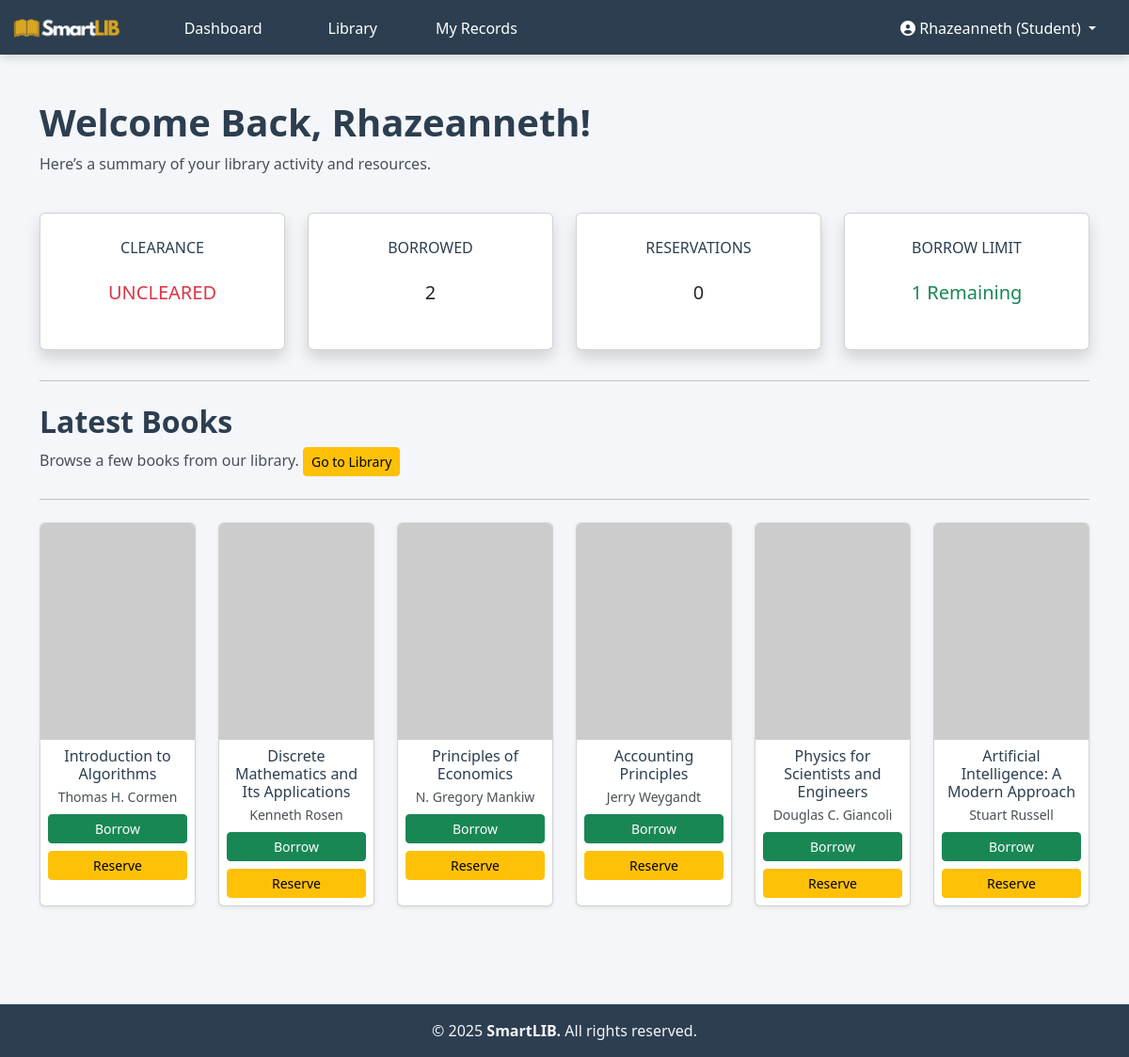
Page /views/student/dashboard.php (signed in) on the committed database.
### tables this page shows
CREATE TABLE `books` (
  `book_id` int(10) UNSIGNED NOT NULL,
  `isbn` varchar(50) DEFAULT NULL,
  `title` varchar(255) NOT NULL,
  `author` varchar(255) NOT NULL,
  `publisher` varchar(255) DEFAULT NULL,
  `year_published` int(4) DEFAULT NULL,
  `category_id` int(10) UNSIGNED NOT NULL,
  `description` text DEFAULT NULL,
  `price` decimal(6,2) NOT NULL DEFAULT 0.00,
  `copies_total` int(10) UNSIGNED NOT NULL DEFAULT 0,
  `copies_available` int(10) UNSIGNED NOT NULL DEFAULT 0,
  `target_user` enum('student','teacher','all') NOT NULL DEFAULT 'all',
  `status` enum('active','archive') DEFAULT 'active',
  `created_at` timestamp NOT NULL DEFAULT current_timestamp(),
  `updated_at` timestamp NOT NULL DEFAULT current_timestamp() ON UPDATE current_timestamp()
);

### config/Database.php (called while the page is built, shortened)
<?php
class Database {
    private $host = "localhost";
    private $username = "root";
    private $password = "";
    private $database = "library_system";
    private $conn;
    private function connect() {
        $this->conn = new mysqli($this->host, $this->username, $this->password, $this->database);
    }
    public function getConnection() {
        return $this->conn;
    }
}
?>

### models/AuthModel.php (called while the page is built, shortened)
<?php
require_once __DIR__ . '/../config/Database.php';
class AuthModel {
    private $conn;
    public function __construct() {
        $this->db = new Database();
        $this->conn = $this->db->getConnection();
    }
    public function isUserClearedForBorrowing($userId, $role) {
        $outstandingCount = 0;
        $query = "SELECT COUNT(borrow_id) FROM borrows WHERE user_id = ? AND status IN ('borrowed','overdue')";
        $stmt = $this->conn->prepare($query);
        if ($stmt) {
            $stmt->bind_param("i", $userId);
            $stmt->execute();
            $stmt->bind_result($outstandingCount);
        } else {
            $outstandingCount = 999;
            error_log("MySQLi Clearance Check failed: " . $this->conn->error);
        }
            return $outstandingCount === 0;
    }
}
?>

### models/BaseModel.php (called while the page is built, shortened)
<?php
require_once __DIR__ . '/../config/Database.php';
class BaseModel {
    public function __construct() {
        $database = new Database();
        $this->conn = $database->getConnection();
    }
}

### models/BorrowModel.php (called while the page is built, shortened)
<?php
require_once __DIR__ . '/BaseModel.php';
class BorrowModel extends BaseModel {
    public function getActiveBorrowsByUserId(int $userId) {
        $query = "SELECT br.borrow_id, br.book_id, b.title, b.price, br.borrow_date, br.due_date, br.status
                FROM borrows br
                JOIN books b ON br.book_id = b.book_id
                WHERE br.user_id = ? AND br.status = 'borrowed'
                ORDER BY br.borrow_date DESC";
        $stmt = $this->conn->prepare($query);
        $stmt->bind_param("i", $userId);
        $stmt->execute();
        $result = $stmt->get_result()->fetch_all(MYSQLI_ASSOC);
        return $result;
    }
    public function getBorrowLimits(?string $role = null) {
        $limits = [
            'student' => 3,
            'teacher' => 99
        ];
        return $limits;
    }
}

### models/ReservationModel.php (called while the page is built, shortened)
<?php
require_once __DIR__ . '/BaseModel.php';
class ReservationModel extends BaseModel {
    private $table = 'reservations';
    public function getTotalActiveReservations($userId) {
        $query = "SELECT COUNT(reservation_id) AS total_reservations
                  FROM {$this->table}
                  WHERE user_id = ? AND status IN ('pending', 'ready_for_pickup')";
        $stmt = $this->conn->prepare($query);
        $stmt->bind_param("i", $userId);
        $stmt->execute();
        $result = $stmt->get_result();
        $data = $result->fetch_assoc();
        return (int)($data['total_reservations'] ?? 0);
    }
}

### models/CatalogModel.php (called while the page is built, shortened)
<?php
require_once __DIR__ . '/../config/Database.php';
class CatalogModel {
    private $conn;
    private $table = 'books';
    public function __construct() {
        $database = new Database();
        $this->conn = $database->getConnection();
    }
    public function getLatestBooks(int $limit = 6): array {
        $query = "SELECT * FROM {$this->table} WHERE status='active' ORDER BY created_at DESC LIMIT ?";
        $stmt = $this->conn->prepare($query);
        $stmt->bind_param("i", $limit);
        $stmt->execute();
        $result = $stmt->get_result();
        $data = $result->fetch_all(MYSQLI_ASSOC);
        return $data;
    }
}

### views/student/dashboard.php (the view, shortened to what this page needs)
<?php
require_once __DIR__ . '/../../config/Database.php';
require_once __DIR__ . '/../../models/AuthModel.php';
require_once __DIR__ . '/../../models/BorrowModel.php';
require_once __DIR__ . '/../../models/ReservationModel.php';
require_once __DIR__ . '/../../models/CatalogModel.php';
$authModel = new AuthModel();
$borrowModel = new BorrowModel();
$reservationModel = new ReservationModel();
$user_id = $_SESSION['user_id'];
$firstname = $_SESSION['firstname'];
$user_role = $_SESSION['role'];
$outstanding_transactions = $borrowModel->getActiveBorrowsByUserId($user_id);
$is_cleared = $authModel->isUserClearedForBorrowing($user_id, $user_role);
$total_borrowed_books = count($outstanding_transactions);
$total_reservations = $reservationModel->getTotalActiveReservations($user_id);
$limits = $borrowModel->getBorrowLimits();
$max_limit = $limits[$user_role] ?? 0;
$remaining = max(0, $max_limit - $total_borrowed_books);
$is_limit_reached = ($total_borrowed_books >= $max_limit);
$max_reservation_limit = 3;
$is_reservation_limit_reached = ($total_reservations >= $max_reservation_limit);
if (!function_exists('getRandomHexColor')) {
    function getRandomHexColor() {
        return strtoupper(str_pad(dechex(mt_rand(0, 16777215)), 6, '0', STR_PAD_LEFT));
    }
    function createPlaceholderURL($title) {
        $width = 100; $height = 140;
        $bgColor = getRandomHexColor();
        $encodedTitle = urlencode(str_replace(' ', '+', $title));
        return "https://placehold.co/{$width}x{$height}/{$bgColor}/FFF?text={$encodedTitle}";
    }
}
try {
    $catalogModel = new CatalogModel();
    $books_preview = $catalogModel->getLatestBooks(6);
} catch (Exception $e) {
    error_log("Dashboard Preview Books Error: " . $e->getMessage());
    $books_preview = [];
}
$root_path = '../../';
$dashboard_title = "Welcome Back, " . htmlspecialchars($firstname) . "!";
?>
<!DOCTYPE html>
<html lang="en">
<head>
<link href="<?= $root_path ?>assets/bootstrap/css/bootstrap.min.css" rel="stylesheet">
<link href="<?= $root_path ?>assets/student.css" rel="stylesheet">
<link rel="stylesheet" href="https://cdnjs.cloudflare.com/ajax/libs/font-awesome/6.0.0-beta3/css/all.min.css">
</head>
<body class="dashboard-body">
    <?php include __DIR__ . '/../modals/navbar.php'; ?>
    <div class="main-content container mt-5">
        <div class="row mb-4">
            <div class="col-12">
                <h1><?= $dashboard_title ?></h1>
                <p>Here’s a summary of your library activity and resources.</p>
            </div>
        </div>
        <div class="row mb-4">
            <div class="col-md-6 col-lg-auto mb-2" style="flex: 0 0 25%;">
                <div class="card shadow border-left-<?= $is_cleared ? 'success' : 'danger' ?> h-80 py-2">
                    <div class="card-body text-center">
                        <div class="text-xs font-weight-bold text-uppercase mb-4">Clearance</div>
                        <div class="h5 mb-4 font-weight-bold text-gray-800">
                            <span class="text-<?= $is_cleared ? 'success' : 'danger' ?>">
                                <?= $is_cleared ? 'CLEARED' : 'UNCLEARED' ?>
                            </span>
                        </div>
                    </div>
                </div>
            </div>
            <div class="col-md-6 col-lg-auto mb-2" style="flex: 0 0 25%;">
                <div class="card shadow border-left-warning h-80 py-2">
                    <div class="card-body text-center">
                        <div class="text-xs font-weight-bold text-uppercase mb-4">Borrowed</div>
                        <div class="h5 mb-4 font-weight-bold text-gray-800"><?= number_format($total_borrowed_books) ?></div>
                    </div>
                </div>
            </div>
            <div class="col-md-6 col-lg-auto mb-2" style="flex: 0 0 25%;">
                <div class="card shadow border-left-warning h-80 py-2">
                    <div class="card-body text-center">
                        <div class="text-xs font-weight-bold text-uppercase mb-4">Reservations</div>
                        <div class="h5 mb-4 font-weight-bold text-gray-800"><?= number_format($total_reservations) ?></div>
                    </div>
                </div>
            </div>
            <div class="col-md-6 col-lg-auto mb-2" style="flex: 0 0 25%;">
                <div class="card shadow border-left-<?= $is_limit_reached ? 'danger' : 'success' ?> h-80 py-2">
                    <div class="card-body text-center">
                        <div class="text-xs font-weight-bold text-uppercase mb-4">Borrow Limit</div>
                        <div class="h5 mb-4 font-weight-bold text-gray-800">
                            <span class="text-<?= $is_limit_reached ? 'danger' : 'success' ?>">
                                <?= $is_limit_reached ? 'MAXED OUT' : $remaining . ' Remaining' ?>
                            </span>
                        </div>
                    </div>
                </div>
            </div>
        </div>
        <hr class="my-4">
        <div class="col-12 mb-3">
            <h2>Latest Books</h2>
            <p>Browse a few books from our library. <a href="<?= $root_path ?>views/student/student_catalog.php" class="btn btn-sm btn-warning">Go to Library</a></p>
        </div>
        <hr class="my-4">
        <div class="row mb-5">
            <?php foreach($books_preview as $book):
                $cover = !empty($book['cover_image']) ? $book['cover_image'] : createPlaceholderURL($book['title']);
            ?>
            <div class="col-md-2 col-sm-4 col-6 mb-4">
                <div class="card h-100 shadow-sm">
                    <img src="<?= $cover ?>" class="card-img-top" alt="<?= htmlspecialchars($book['title']) ?>">
                    <div class="card-body p-2 text-center">
                        <h6 class="card-title mb-1"><?= htmlspecialchars($book['title']) ?></h6>
                        <p class="text-muted small mb-2"><?= htmlspecialchars($book['author']) ?></p>
                        <form action="<?= $root_path ?>controllers/RequestController.php" method="POST" class="d-grid gap-1">
                            <button type="submit" name="action" value="borrow_request"
                                class="btn btn-sm btn-success"
                                <?= $is_limit_reached ? 'disabled' : '' ?>>
                                <?= $is_limit_reached ? 'Limit Reached' : 'Borrow' ?>
                            </button>
                        </form>
                        <form action="<?= $root_path ?>controllers/RequestController.php" method="POST" class="d-grid gap-1 mt-2">
                            <button type="submit" name="action" value="reserve_request"
                                class="btn btn-sm btn-warning"
                                <?= $is_reservation_limit_reached ? 'disabled title="Reservation Limit Reached"' : '' ?>>
                                <?= $is_reservation_limit_reached ? 'Maxed Out' : 'Reserve' ?>
                            </button>
                        </form>
                    </div>
                </div>
            </div>
            <?php endforeach; ?>
        </div>
    </div>
    <?php include __DIR__ . '/../modals/footer.php'; ?>
</body>
</html>

### views/modals/navbar.php (shortened to what this page needs)
<?php
$root_path = '../../';
$current_username = $_SESSION['firstname'] ?? $_SESSION['username'] ?? 'Guest';
$current_role = $_SESSION['role'] ?? 'user';
?>
<nav class="navbar navbar-expand-lg navbar-dark">
    <div class="container-fluid">
        <a class="navbar-brand" href="dashboard.php">
            <img src="<?= $root_path ?>assets/images/logo.png" alt="Library Logo" style="max-height: 30px; margin-right: 10px;">
        </a>
        <div class="collapse navbar-collapse" id="navbarNav">
            <ul class="navbar-nav me-auto mb-2 mb-lg-0">
                <li class="nav-item mx-3"><a class="nav-link" href="dashboard.php">Dashboard</a></li>
                <?php if($current_role === 'student'): ?>
                    <li class="nav-item mx-2"><a class="nav-link" href="student_catalog.php">Library</a></li>
                    <li class="nav-item mx-2"><a class="nav-link" href="student_record.php">My Records</a></li>
                <?php elseif($current_role === 'teacher'): ?>
                    <li class="nav-item mx-2"><a class="nav-link" href="teacher_catalog.php">Library</a></li>
                    <li class="nav-item mx-2"><a class="nav-link" href="exclusive_catalog.php">Exclusive</a></li>
                    <li class="nav-item mx-2"><a class="nav-link" href="teacher_record.php">My Records</a></li>
                <?php endif; ?>
            </ul>
            <ul class="navbar-nav">
                <li class="nav-item dropdown">
                    <a class="nav-link dropdown-toggle" href="#" id="navbarDropdown" role="button" data-bs-toggle="dropdown" aria-expanded="false">
                        <i class="fas fa-user-circle"></i>
                        <?= htmlspecialchars($current_username) ?> (<?= ucfirst($current_role) ?>)
                    </a>
                </li>
            </ul>
        </div>
    </div>
</nav>

### views/modals/footer.php
<footer class="py-3 mt-auto text-center" style="background-color: #2C3E50; color: #F4F6F9;">
    <div class="container">
        <span>&copy; <?= date('Y') ?> <strong>SmartLIB.</strong> All rights reserved.</span>
    </div>
</footer>

### assets/student.css (style rules this page uses)
:root { --color-primary-base: #F4F6F9; --color-secondary-base: #FFFFFF; --color-primary-text: #2C3E50; --color-accent-pop: #DAA520; --color-subtle-highlight: #DCDCDC; }
.navbar-dark { background-color: var(--color-primary-text); box-shadow: 0 3px 10px rgba(0, 0, 0, 0.15); }
.navbar-dark .navbar-nav .nav-link { margin: 0 15px; position: relative; padding-bottom: 5px; }
.navbar-dark .navbar-nav .nav-link, .dropdown-toggle, .custom-toggler { color: var(--color-secondary-base); font-weight: 500; }
body.dashboard-body { display: flex; flex-direction: column; min-height: 100vh; }
.main-content { flex-grow: 1; padding-bottom: 2rem; }
.dashboard-body { background-color: var(--color-primary-base); }
.dashboard-body h1, h2 { color: var(--color-primary-text) !important; font-weight: 700; }
.dashboard-body p { color: #495057 !important; }
.card-title, .text-xs { color: var(--color-primary-text) !important; }

### rows in the picture
books: title "Introduction to Algorithms", author "Thomas H. Cormen"
books: title "Discrete Mathematics and Its Applications", author "Kenneth Rosen"
books: title "Principles of Economics", author "N. Gregory Mankiw"
books: title "Accounting Principles", author "Jerry Weygandt"
books: title "Physics for Scientists and Engineers", author "Douglas C. Giancoli"
books: title "Artificial Intelligence: A Modern Approach", author "Stuart Russell"

### other values in the picture
$current_username "Rhazeanneth"
$current_role "Student"
$dashboard_title "Welcome Back, Rhazeanneth!"
$total_borrowed_books "2"
$total_reservations "0"
$remaining "1"
